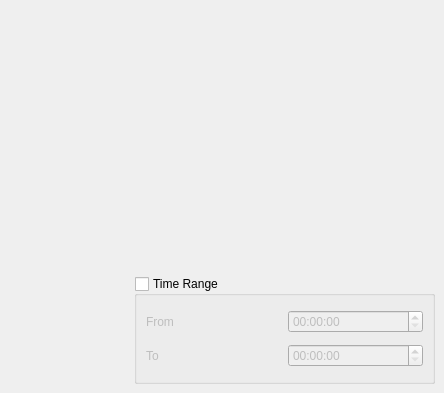
        <widget class="QWidget" name="tab">
         <attribute name="title">
          <string>Page</string>
         </attribute>
         <widget class="QGroupBox" name="time_groupBox">
          <property name="geometry">
           <rect>
            <x>134</x>
            <y>276</y>
            <width>301</width>
            <height>108</height>
           </rect>
          </property>
          <property name="title">
           <string>Time Range</string>
          </property>
          <property name="checkable">
           <bool>true</bool>
          </property>
          <property name="checked">
           <bool>false</bool>
          </property>
          <layout class="QVBoxLayout" name="verticalLayout_8">
           <item>
            <layout class="QHBoxLayout" name="horizontalLayout_10">
             <item>
              <widget class="QLabel" name="label_3">
               <property name="text">
                <string>From</string>
               </property>
              </widget>
             </item>
             <item>
              <widget class="QTimeEdit" name="from_time"/>
             </item>
            </layout>
           </item>
           <item>
            <layout class="QHBoxLayout" name="horizontalLayout_11">
             <item>
              <widget class="QLabel" name="label_6">
               <property name="text">
                <string>To</string>
               </property>
              </widget>
             </item>
             <item>
              <widget class="QTimeEdit" name="to_time"/>
             </item>
            </layout>
           </item>
          </layout>
         </widget>
        </widget>
